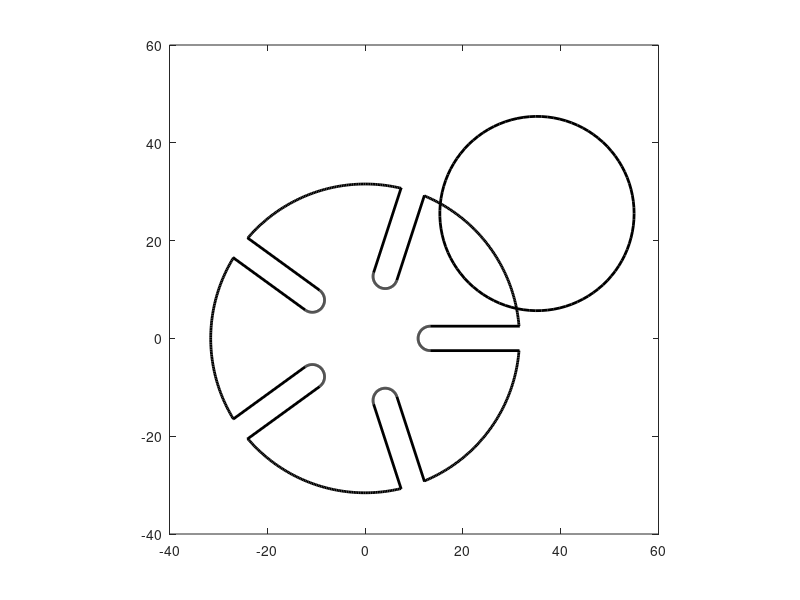

Reproduce this figure in MATLAB. (Note: this script raises an error after producing the figure.)
% GENAVA INDEXING MECHANISM 10mm retaining ring
% Symbolic Mathematics simulation
close all
Rot = @(theta)[cos(theta), -sin(theta); 
    sin(theta), cos(theta)];
Plot = @(dat, w) plot(dat(1,:), dat(2,:), 'k', 'LineWidth', w);
Fill = @(dat, clr) fill(dat(1,:), dat(2,:), clr);

% First slot
t = (270:-1:90)*pi/180;
data0 = [13.333 + [18.239, 0, 2.5*cos(t), 0, 18.239];
    -2.5,-2.5,2.5*sin(t), 2.5, 2.5];
idg = [1, size(data0, 2)];
Plot(data0, 2); daspect([1,1,1]); 
grid on;

% Copies of slots
Nslots = 5; sR = 19.867;
Plot(data0, 2); hold on; daspect([1,1,1]); 
for n = 1:Nslots-1
    datan = Rot(2*n*pi/Nslots)*data0;
    Plot(datan, 2); 
end
hold off;
grid on;

% Add circumference
r = asin(2.5/31.572);
t = linspace(r, 2*pi/Nslots - r);
data2 = [data0, 31.572*[cos(t); sin(t)]];
idg = [idg, size(data2, 2)];
Plot(data2, 2); hold on; daspect([1,1,1]); 
for n = 1:Nslots-1
    datan = Rot(2*n*pi/Nslots)*data2;
    Plot(datan, 2); 
end
hold off;

% Add a the small circle
Plot(data2, 2); hold on; daspect([1,1,1]); 
for n = 1:Nslots-1
    datan = Rot(2*n*pi/Nslots)*data2;
    Plot(datan, 2); 
end
c = 43.441*[cos(pi/Nslots); sin(pi/Nslots)];
t = linspace(0, 2*pi);
SmallC = [c(1) + sR*cos(t); c(2) + sR*sin(t)];
Plot(SmallC, 2);
hold off;

% Add the intersecting part of small circle to big gear
pts = CurveIntersection(data2, SmallC);
smlt = atan2(pts(2,:)-c(2), pts(1,:)-c(1));
smArc = fliplr(smallArc(smlt(1), smlt(2), c, sR+0.1));
data3 = [data0, smArc, 31.572*[cos(2*pi/Nslots - r); sin(2*pi/Nslots - r)]];
idg = [idg, size(data0, 2)+1, size(data3, 2)-1, size(data3, 2)];
Plot(data3, 2); hold on; daspect([1,1,1]); 
for n = 1:Nslots-1
    datan = Rot(2*n*pi/Nslots)*data3;
    Plot(datan, 2); 
end
hold off;

% Add the intersecting part of big circle to small circle
bgArc = fliplr(bigArc(smlt(1), smlt(2), c, sR));
bigt = atan2(pts(2,:), pts(1,:));
t = linspace(bigt(1), bigt(2));
Plot(bgArc, 2);  hold on; 
Plot(31.572*[cos(t); sin(t)], 2);  daspect([1,1,1]); 
hold off;

% Combine them together
ptc =  [bgArc, 32*[cos(t); sin(t)]];
IDS = [1, size(bgArc, 2)];
ptg = []; slots = []; IDG = [];
for n = 1:Nslots
    a = 2*(n + 0.5)*pi/Nslots;
    datan = Rot(a)*data3;
    ptg = [ptg, datan]; 
    slots = [slots,12*[cos(a); sin(a)]];
    IDG = [IDG, idg + (n-1)*idg(end)];
end
t = linspace(0, 2*pi);
unitc = [cos(t); sin(t)];

% Teardrop shape
pts = 2.367*unitc;
pinc = 18.333*[cos(pi/Nslots);sin(pi/Nslots)];
% Teardrop Shape Coordinates
C1 = c;                      % Crank center [x; y]
R1 = 21.667;                 % Large disk radius
R2 = 3.333;                  % Pin tip fillet radius
C2 = pinc;                   % Pin center (distance 30.00 mm)

vec = C2 - C1;
d_len = norm(vec);
dir_ang = atan2(vec(2), vec(1));
alpha = acos((R1 - R2) / d_len);

% Generate boundary arcs for the large circle and pointed tip circle
t1_upper = dir_ang + alpha;
t1_lower = dir_ang - alpha;
t_main = linspace(t1_upper, t1_lower + 2*pi, 100);
arc_main = C1 + R1 * [cos(t_main); sin(t_main)];

t_tip = linspace(t1_lower, t1_upper, 30);
arc_tip = C2 + R2 * [cos(t_tip); sin(t_tip)];

teardrop = [arc_main, arc_tip];

Driver = Fill(teardrop, 'g'); hold on;

daspect([1 1 1]);
axis([-40,60,-40,60]);    
Gear = Fill(ptg, 'b');  
CutCircle = Fill(ptc, 'g');  daspect([1,1,1]); 
Plot(pts, 1); 
Plot([pts(1,:)+c(1);pts(2,:)+c(2)], 1);
pin = Fill([pts(1,:)+pinc(1); pts(2,:)+pinc(2)], 'y');
hold off;

% Lock the mechanism and Rotate
for n = 1:1400
    pinc = RotateAbout(pinc, -0.05, c);
    pin.XData = pts(1,:)+pinc(1); 
    pin.YData = pts(2,:)+pinc(2);

    teardrop = RotateAbout(teardrop, -0.05, c);
    Driver.XData = teardrop(1,:);
    Driver.YData = teardrop(2,:);

    ptc = RotateAbout(ptc, -0.05, c);
    CutCircle.XData = ptc(1,:); 
    CutCircle.YData = ptc(2,:); 

    %check if locked
    if(norm(pinc) < 31.572)
        %find slot the pin is
        xx = slots(1,:)-pinc(1);
        yy = slots(2,:)-pinc(2);
        dd = vecnorm([xx;yy]);
        [mind, id] = min(dd);
        %% compute the angle between them
        v = slots(:, id);
        cc = cross([v;0], [pinc;0]);
        ang = asin(cc(3)/(norm(v)*norm(pinc)));
        %% rotate gear
        ptg = RotateAbout(ptg, ang);
        Gear.XData = ptg(1,:); 
        Gear.YData = ptg(2,:); 
        slots = RotateAbout(slots, ang);
    end
    drawnow
end

% functions
function [bl, pt] = Intersect(a, b, x, y)
pt = [nan, nan];
den0 = (b(1) - a(1)) * (x(2) - y(2)) - (b(2) - a(2)) * (x(1) - y(1));
num1 = (x(1) - y(1)) * (a(2) - x(2)) - (x(2) - y(2)) * (a(1) - x(1));
num2 = (a(1) - x(1)) * (b(2) - a(2)) - (a(2) - x(2)) * (b(1) - a(1));
num1 = num1*(abs(num1) > 1e-10); num2 = num2*(abs(num2) > 1e-10);
s = num1 / den0; t = num2 / den0; bl = (0 < s && s < 1) && (0 < t && t < 1);
if(bl)
    pt = a+s*(b-a);
end
end

function pts = CurveIntersection(Curve1, Curve2)
pts = [];
for n = 2:size(Curve1,2)
    a = Curve1(:, n-1); b = Curve1(:, n); 
    for m = 2:size(Curve2,2)
        x = Curve2(:, m-1); y = Curve2(:, m);
        [bl, pt] = Intersect(a, b, x, y);
        if(bl)
            pts = [pts, pt];
        end
    end
end
end

function pts = smallArc(t1, t2, c, r)
t = linspace(t1, t2);
pts = [c(1)+ r*cos(t);  c(2) + r*sin(t)];
a = arcLength(pts)/r;
if(a > pi)
    t = linspace(t2, t1+2*pi);
    pts = [c(1)+ r*cos(t);  c(2) + r*sin(t)];
end
end

function pts = bigArc(t1, t2, c, r)
t = linspace(t1, t2);
pts = [c(1)+ r*cos(t);  c(2) + r*sin(t)];
a = arcLength(pts)/r;
if(a < pi)
    t = linspace(t2, t1+2*pi);
    pts = [c(1)+ r*cos(t);  c(2) + r*sin(t)];
end
end

function L = arcLength(pts)
d = diff(pts, 1, 2);
l = vecnorm(d);
L = sum(l);
end

function data = RotateAbout(data, theta, c)
if nargin < 3
    c = [0;0];
end
data = [cos(theta), -sin(theta); sin(theta), cos(theta)]*[data(1,:)-c(1); data(2,:)-c(2)];
data = [data(1,:)+c(1); data(2,:)+c(2)];
end
